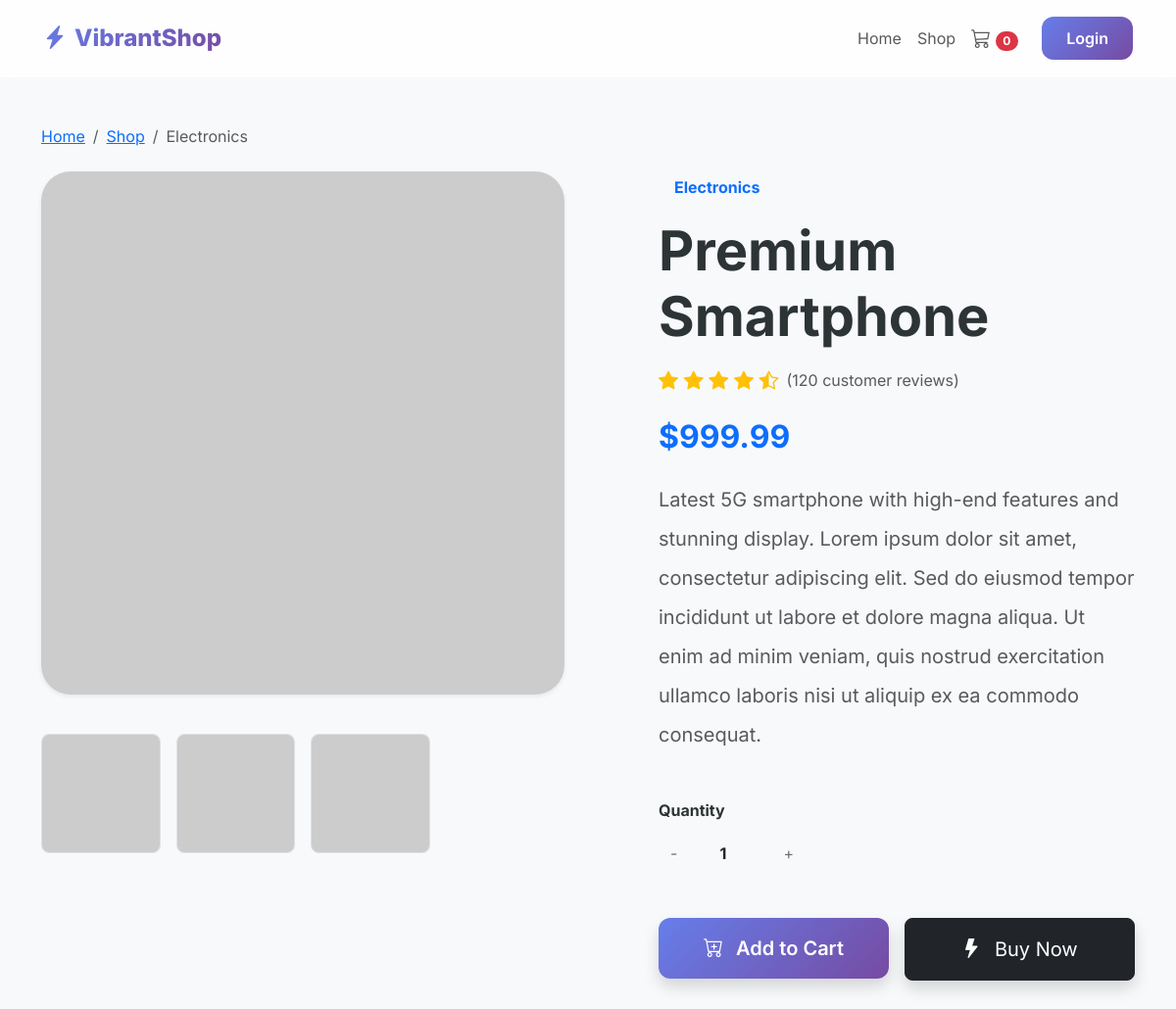
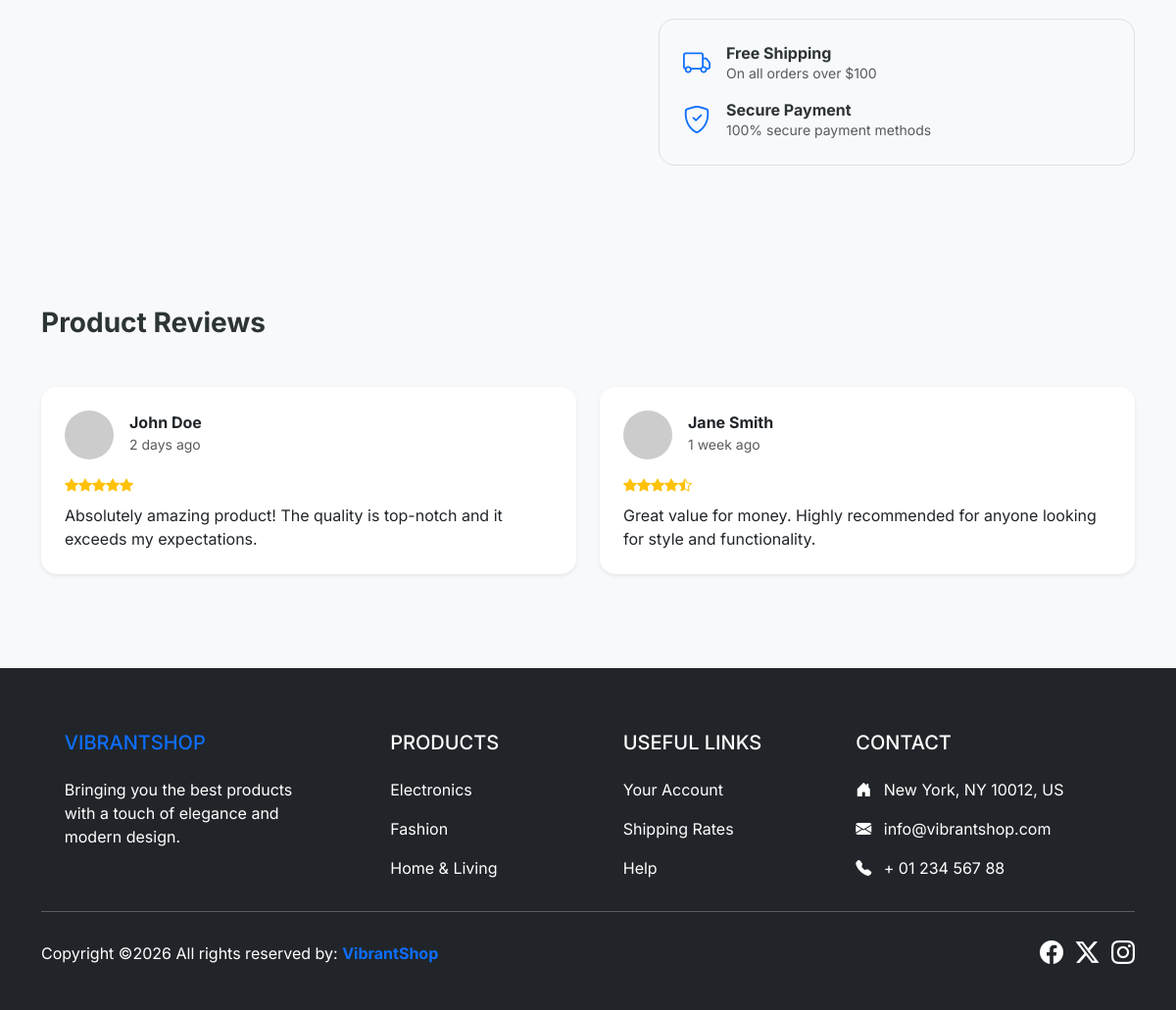
Screenshot of /product-details.php?id=1 with the database file from the repository (2 pictures, top to bottom).
### tables this page shows
CREATE TABLE IF NOT EXISTS products (
    id INT AUTO_INCREMENT PRIMARY KEY,
    name VARCHAR(255) NOT NULL,
    description TEXT,
    price DECIMAL(10, 2) NOT NULL,
    stock INT NOT NULL DEFAULT 0,
    category_id INT,
    image VARCHAR(255),
    created_at TIMESTAMP DEFAULT CURRENT_TIMESTAMP,
    FOREIGN KEY (category_id) REFERENCES categories(id) ON DELETE SET NULL
);

CREATE TABLE IF NOT EXISTS categories (
    id INT AUTO_INCREMENT PRIMARY KEY,
    name VARCHAR(100) NOT NULL,
    icon VARCHAR(50)  
);

### product-details.php (the view, shortened to what this page needs)
<?php
require_once 'includes/db_connect.php';
require_once 'includes/header.php';
$id = isset($_GET['id']) ? (int)$_GET['id'] : 0;
$query = "SELECT p.*, c.name as cat_name FROM products p JOIN categories c ON p.category_id = c.id WHERE p.id = $id";
$result = mysqli_query($conn, $query);
$prod = mysqli_fetch_assoc($result);
?>
<div class="container py-5">
    <nav aria-label="breadcrumb" class="mb-4">
        <ol class="breadcrumb">
            <li class="breadcrumb-item"><a href="index.php">Home</a></li>
            <li class="breadcrumb-item"><a href="products.php">Shop</a></li>
            <li class="breadcrumb-item active"><?php echo $prod['cat_name']; ?></li>
        </ol>
    </nav>
    <div class="row g-5">
        <div class="col-lg-6">
            <div class="card border-0 shadow-sm overflow-hidden" style="border-radius: 30px;">
                <img src="https://via.placeholder.com/800x800" alt="<?php echo $prod['name']; ?>" class="img-fluid w-100">
            </div>
            <div class="row mt-4 g-3">
                <div class="col-3">
                    <img src="https://via.placeholder.com/200x200" class="img-fluid rounded-3 border">
                </div>
                <div class="col-3">
                    <img src="https://via.placeholder.com/200x200" class="img-fluid rounded-3 border">
                </div>
                <div class="col-3">
                    <img src="https://via.placeholder.com/200x200" class="img-fluid rounded-3 border">
                </div>
            </div>
        </div>
        <div class="col-lg-6">
            <div class="ps-lg-5">
                <span class="badge bg-light text-primary mb-3 px-3 py-2 fs-6"><?php echo $prod['cat_name']; ?></span>
                <h1 class="display-4 fw-bold mb-3"><?php echo $prod['name']; ?></h1>
                <div class="d-flex align-items-center mb-4">
                    <div class="fs-5 text-warning me-2">
                        <i class="bi bi-star-fill"></i>
                        <i class="bi bi-star-fill"></i>
                        <i class="bi bi-star-fill"></i>
                        <i class="bi bi-star-fill"></i>
                        <i class="bi bi-star-half"></i>
                    </div>
                    <span class="text-muted">(120 customer reviews)</span>
                </div>
                <h3 class="text-primary fw-bold mb-4 fs-2">$<?php echo $prod['price']; ?></h3>
                <p class="text-muted fs-5 mb-5 lh-lg">
                    <?php echo $prod['description']; ?>
                    Lorem ipsum dolor sit amet, consectetur adipiscing elit. Sed do eiusmod tempor incididunt ut labore et dolore magna aliqua. Ut enim ad minim veniam, quis nostrud exercitation ullamco laboris nisi ut aliquip ex ea commodo consequat.
                </p>
                <div class="mb-5">
                    <h6 class="fw-bold mb-3">Quantity</h6>
                    <div class="input-group" style="width: 150px;">
                        <button class="btn btn-outline-secondary border-0 bg-light" type="button" onclick="const q = document.getElementById('qty'); if(q.value > 1) q.value--;">-</button>
                        <input type="number" id="qty" class="form-control border-0 bg-light text-center fw-bold" value="1" min="1">
                        <button class="btn btn-outline-secondary border-0 bg-light" type="button" onclick="const q = document.getElementById('qty'); q.value++;">+</button>
                    </div>
                </div>
                <div class="row g-3">
                    <div class="col-md-6">
                        <button onclick="addToCart(<?php echo $prod['id']; ?>)" class="btn btn-custom btn-lg w-100 py-3 shadow">
                            <i class="bi bi-cart-plus me-2"></i> Add to Cart
                        </button>
                    </div>
                    <div class="col-md-6">
                        <button class="btn btn-dark btn-lg w-100 py-3 shadow">
                            <i class="bi bi-lightning-fill me-2"></i> Buy Now
                        </button>
                    </div>
                </div>
                <div class="mt-5 p-4 border rounded-4 bg-light">
                    <div class="d-flex align-items-center mb-3">
                        <i class="bi bi-truck fs-3 text-primary me-3"></i>
                        <div>
                            <h6 class="fw-bold mb-0">Free Shipping</h6>
                            <p class="mb-0 small text-muted">On all orders over $100</p>
                        </div>
                    </div>
                    <div class="d-flex align-items-center">
                        <i class="bi bi-shield-check fs-3 text-primary me-3"></i>
                        <div>
                            <h6 class="fw-bold mb-0">Secure Payment</h6>
                            <p class="mb-0 small text-muted">100% secure payment methods</p>
                        </div>
                    </div>
                </div>
            </div>
        </div>
    </div>
</div>
<section class="container py-5 mt-5">
    <h3 class="fw-bold mb-5">Product Reviews</h3>
    <div class="row g-4">
        <div class="col-md-6">
            <div class="card border-0 shadow-sm p-4 rounded-4">
                <div class="d-flex align-items-center mb-3">
                    <img src="https://i.pravatar.cc/50?u=1" class="rounded-circle me-3">
                    <div>
                        <h6 class="fw-bold mb-0">John Doe</h6>
                        <small class="text-muted">2 days ago</small>
                    </div>
                </div>
                <div class="text-warning mb-2 small"><i class="bi bi-star-fill"></i><i class="bi bi-star-fill"></i><i class="bi bi-star-fill"></i><i class="bi bi-star-fill"></i><i class="bi bi-star-fill"></i></div>
                <p class="mb-0">Absolutely amazing product! The quality is top-notch and it exceeds my expectations.</p>
            </div>
        </div>
        <div class="col-md-6">
            <div class="card border-0 shadow-sm p-4 rounded-4">
                <div class="d-flex align-items-center mb-3">
                    <img src="https://i.pravatar.cc/50?u=2" class="rounded-circle me-3">
                    <div>
                        <h6 class="fw-bold mb-0">Jane Smith</h6>
                        <small class="text-muted">1 week ago</small>
                    </div>
                </div>
                <div class="text-warning mb-2 small"><i class="bi bi-star-fill"></i><i class="bi bi-star-fill"></i><i class="bi bi-star-fill"></i><i class="bi bi-star-fill"></i><i class="bi bi-star-half"></i></div>
                <p class="mb-0">Great value for money. Highly recommended for anyone looking for style and functionality.</p>
            </div>
        </div>
    </div>
</section>
<?php require_once 'includes/footer.php'; ?>

### assets/css/style.css (style rules this page uses)
:root { --primary-gradient: linear-gradient(135deg, #667eea 0%, #764ba2 100%); --secondary-gradient: linear-gradient(135deg, #ff9a9e 0%, #fecfef 99%, #fecfef 100%); --accent-color: #ff4e50; --dark-color: #2d3436; --light-color: #f8f9fa; --glass-bg: rgba(255, 255, 255, 0.8); --glass-border: rgba(255, 255, 255, 0.2); --shadow: 0 8px 32px 0 rgba(31, 38, 135, 0.15); }
body { font-family: 'Inter', sans-serif; background-color: var(--light-color); color: var(--dark-color); overflow-x: hidden; }
.btn-custom { background: var(--primary-gradient); color: white; border: none; border-radius: 12px; padding: 10px 25px; font-weight: 600; transition: all 0.3s ease; }

### rows the page displays
products: category.name "Electronics", name "Premium Smartphone", price "999.99", description "Latest 5G smartphone with high-end features and stunning display."

### other values shown
SITE_NAME "VibrantShop"
SITE_NAME "VIBRANTSHOP"
